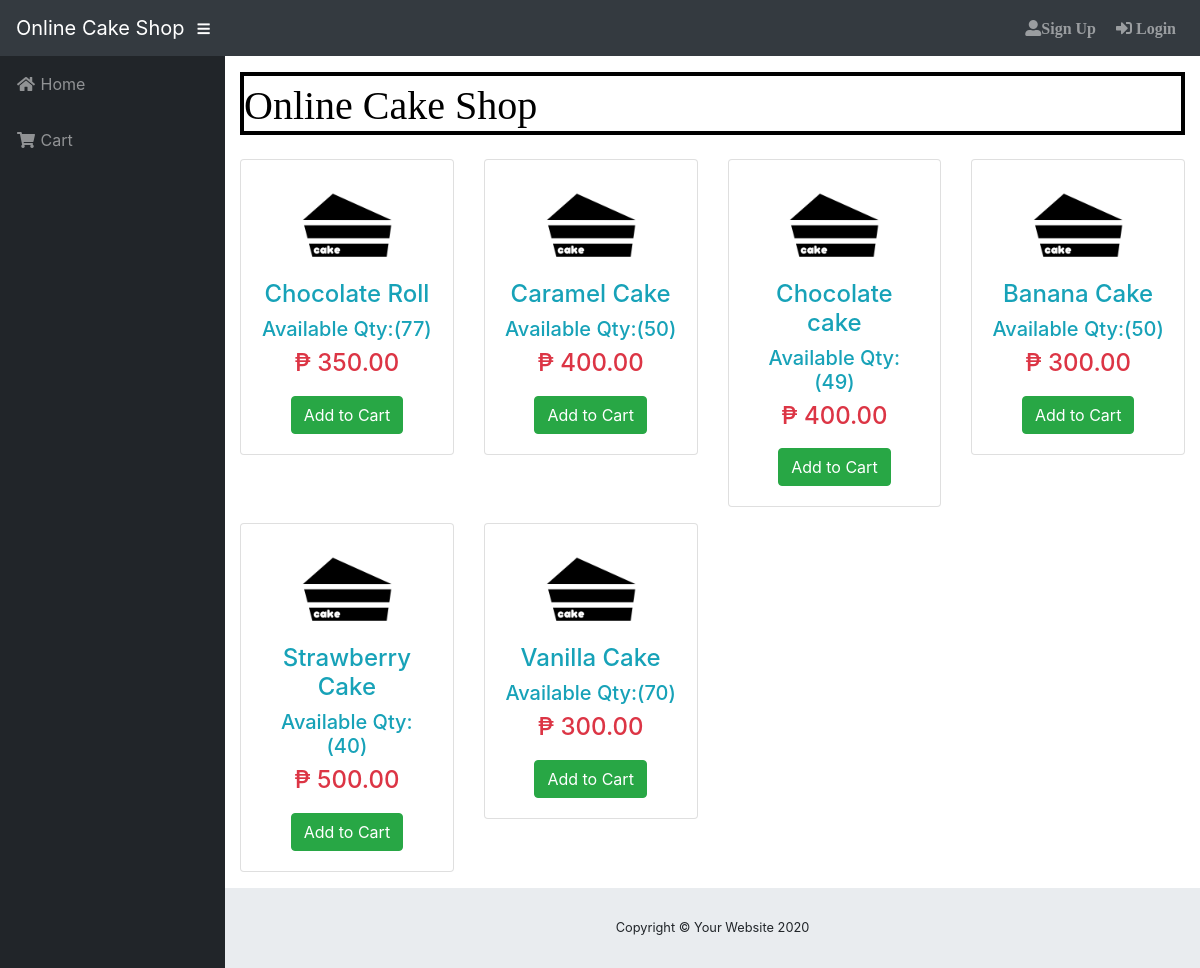
The page / on the database its author committed.
### tables this page shows
CREATE TABLE `tblproducts` (
  `product_id` int(11) NOT NULL,
  `product_name` varchar(50) NOT NULL,
  `quantity` int(11) NOT NULL DEFAULT 1,
  `available` int(11) NOT NULL DEFAULT 1,
  `price` int(20) NOT NULL,
  `profit` int(22) NOT NULL,
  `selling_price` int(22) NOT NULL,
  `date_in` varchar(50) NOT NULL,
  `category_id` int(11) NOT NULL,
  `supplier_id` int(11) NOT NULL,
  `user_id` int(11) NOT NULL,
  `product_code` varchar(11) NOT NULL,
  `status` varchar(200) NOT NULL
);

### includes/cakes.php (the view, shortened to what this page needs)
<div style="border: 4px solid black; width: 100%: padding: 1px;">
          <marquee behavior="alternate"­><h2 style="color: black; font-family: cursive; font-size: 40px;padding-top: 6px;padding-bottom: 0px;margin-bottom: 1px;">Online Cake Shop</h2></marquee>
     </div><br>
<!DOCTYPE html>
<html>
<head>
</head>
<body>
<div class="row">
  <?php
  $query = "SELECT * FROM tblproducts WHERE status='available' GROUP BY product_code";
$result = mysqli_query($db,$query);
if (mysqli_num_rows($result)>0)
{
 while ($row=mysqli_fetch_array($result))
{
   ?>
<div class="col-lg-3">
  <div class="card mb-3">
    <div class="card-body">
      <form method="post" action="index.php?action=add&id=<?php echo $row["product_code"]; ?>">
         <center><img src="img/cakes.jpg" style="width: 100px">
         <h4 class="text-info"><?php echo $row["product_name"]; ?></h4>
         <h5 class="text-info">Available Qty:(<?php echo $row["available"]; ?>)</h5>
         <h4 class="text-danger">&#8369 <?php echo $row["selling_price"]; ?>.00</h4>
       <input class="btn btn-success" type="submit" name="add_to_cart" value="Add to Cart" style="margin-top: 10px"></center>
     </form>
    </div>
  </div>
</div>
<?php
}
}
?>
</div>
</body>
</html>

### includes/header.php (shortened to what this page needs)
<!DOCTYPE html>
<html lang="en">
  <head>
    <link href="vendor/bootstrap/css/bootstrap.min.css" rel="stylesheet">
    <link href="vendor/fontawesome-free/css/all.min.css" rel="stylesheet" type="text/css">
    <link href="vendor/datatables/dataTables.bootstrap4.css" rel="stylesheet">
    <link href="css/sb-admin.css" rel="stylesheet">
     <link href="css/cart_style.css" rel="stylesheet">
  </head>
  <body id="page-top">
    <nav class="navbar navbar-expand navbar-dark bg-dark static-top">
      <a class="navbar-brand mr-1" href="index.php">Online Cake Shop</a>
      <button class="btn btn-link btn-sm text-white order-1 order-sm-0" id="sidebarToggle" href="#">
        <i class="fas fa-bars"></i>
      </button>
      <ul class="navbar-nav ml-auto ml-md-0">
        <li class="nav-item dropdown no-arrow mx-1">
              <?php
     if (isset($_SESSION['userid'])) {
       if ($_SESSION['position']=='Admin'){
      echo '<a class="nav-link " href="admin.php"><i class=" fas fa-user-circle" >'.$_SESSION['fname'].' '.$_SESSION['lname'].'</i></a>';
      }elseif ($_SESSION['position']=='Customer') {
      echo '<a class="nav-link " href="#"><i class=" fas fa-user-circle" >'.$_SESSION['fname'].' '.$_SESSION['lname'].'</i></a>';
      }
     }else{
      echo '<a class="nav-link " href="register.php"><i class="fas fa-user-alt ">Sign Up</i></a>';
     }
      ?>
        </li>
            <?php
     if (isset($_SESSION['userid'])) {
      echo '<a class="nav-link " href="#" data-toggle="modal" data-target="#logoutModal"><i class=" fas fa-sign-out-alt" >Logout</i></a>';
     }else{
      echo '
          <a class="nav-link " href="login.php" id="userDropdown">
            <i class=" fas fa-sign-in-alt" > Login</i>
          </a>
       ' ;
     }
      ?>
      </ul>
    </nav>

### includes/sidebar.php
<?php
        if (isset($_SESSION['userid'])) {
          if ($_SESSION['position']=='Admin') {
           echo '<div id="wrapper">
         <ul class="sidebar navbar-nav">
        <li class="nav-item">
          <a class="nav-link" href="index.php">
            <i class="fas fa-fw fa-home"></i>
            <span>Home</span>
          </a>
        </li>
        <li class="nav-item">
          <a title="Customers" class="nav-link" href="customer.php">
            <i class="fas fa-fw fa-user-friends"></i>
            <span>Customers</span></a>
        </li>
        <li class="nav-item">
          <a title="Products" class="nav-link" href="product.php">
            <i class="fas fa-fw fa-birthday-cake"></i>
            <span>Products</span></a>
        </li>
        <li class="nav-item">
          <a title="Supplier" class="nav-link" href="supplier.php">
            <i class="fas fa-fw fa-user-tie"></i>
            <span>Supplier</span></a>
        </li>
        <li class="nav-item">
          <a title="Transaction" class="nav-link" href="detail.php">
            <i class="fas fa-fw fa-table"></i>
            <span>Transaction</span></a>
        </li>
                <li class="nav-item">
          <a title="Admins" class="nav-link" href="admin.php">
            <i class="fas fa-fw fa-user-secret"></i>
            <span>Admins</span></a>
        </li>
      </ul>
         <div id="content-wrapper">
        <div class="container-fluid">';
          }
          elseif ($_SESSION['position']=='Encoder') {
             echo '<div id="wrapper">
         <ul class="sidebar navbar-nav">
        <li class="nav-item">
          <a class="nav-link" href="index.php">
            <i class="fas fa-fw fa-home"></i>
            <span>Home</span>
          </a>
        </li>
        <li class="nav-item">
          <a class="nav-link" href="customer.php">
            <i class="fas fa-fw fa-user-friends"></i>
            <span>Customers</span></a>
        </li>
        <li class="nav-item">
          <a class="nav-link" href="product.php">
            <i class="fas fa-fw fa-birthday-cake"></i>
            <span>Products</span></a>
        </li>
        <li class="nav-item">
          <a class="nav-link" href="supplier.php">
            <i class="fas fa-fw fa-user-tie"></i>
            <span>Supplier</span></a>
        </li>
        <li class="nav-item">
          <a class="nav-link" href="tdetailtable.php">
            <i class="fas fa-fw fa-table"></i>
            <span>Transaction</span></a>
        </li>
      </ul>
         <div id="content-wrapper">
        <div class="container-fluid">';
         }elseif ($_SESSION['position']=='Customer') {
            echo '<div id="wrapper">
         <ul class="sidebar navbar-nav">
        <li class="nav-item">
          <a class="nav-link" href="index.php">
            <i class="fas fa-fw fa-home"></i>
            <span>Home</span>
          </a>
        </li>
        <li class="nav-item">
          <a title="Order" class="nav-link" href="cart.php">
            <i class="fas fa-fw fa-shopping-cart"></i>
            <span>Cart</span></a>
        </li>
        <li class="nav-item">
          <a title="List of Orders" class="nav-link" href="order.php">
            <i class="fas fa-fw fa-th-list"></i>
            <span>List of Orders</span></a>
        </li>
      </ul>
         <div id="content-wrapper">
        <div class="container-fluid">';
          }
        }
          else{
          echo '<div id="wrapper">
           <ul class="sidebar navbar-nav">
        <li class="nav-item">
          <a class="nav-link" href="index.php">
            <i class="fas fa-fw fa-home"></i>
            <span>Home</span>
          </a>
        </li>
        <li class="nav-item">
          <a class="nav-link" href="cart.php">
            <i class="fas fa-fw fa-shopping-cart"></i>
            <span>Cart</span></a>
        </li>
         </ul>
         <div id="content-wrapper">
        <div class="container-fluid">';
          }
         ?>

### index.php (shortened to what this page needs)
<?php include('includes/connection.php');?>
<?php include 'includes/header.php'; ?>
<?php include 'includes/sidebar.php'; ?>
<?php if (isset($_SESSION['userid'])) {
	 if ($_SESSION['position']=='Admin') {
		include 'includes/breadcrumbs.php';
	}elseif ($_SESSION['position']=='Customer') {
		include 'includes/cakes.php';
	}
}else{
	include 'includes/cakes.php';
}
?>
<?php include 'includes/footer.php'; ?>

### includes/footer.php (shortened to what this page needs)
  </div>
        <footer class="sticky-footer">
          <div class="container my-auto">
            <div class="copyright text-center my-auto">
              <span>Copyright © Your Website 2020</span>
            </div>
          </div>
        </footer>
      </div>
    </div>
  </body>
</html>

### css/sb-admin.css (style rules this page uses)
html { position: relative; min-height: 100%; }
body { height: 100%; }
#wrapper { display: -webkit-box; display: -ms-flexbox; display: flex; }
#wrapper #content-wrapper { overflow-x: hidden; width: 100%; padding-top: 1rem; padding-bottom: 80px; }
.sidebar { width: 90px !important; background-color: #212529; min-height: calc(100vh - 56px); }
.sidebar .nav-item:last-child { margin-bottom: 1rem; }
.sidebar .nav-item .nav-link { text-align: center; padding: 0.75rem 1rem; width: 90px; }
.sidebar .nav-item .nav-link span { font-size: 0.65rem; display: block; }
.sidebar .nav-item .nav-link { color: rgba(255, 255, 255, 0.5); }
@media (min-width: 768px) { .sidebar { width: 225px !important; } }
@media (min-width: 768px) { .sidebar .nav-item .nav-link { display: block; width: 100%; text-align: left; padding: 1rem; width: 225px; } }
@media (min-width: 768px) { .sidebar .nav-item .nav-link span { font-size: 1rem; display: inline; } }
:root { --input-padding-x: 0.75rem; --input-padding-y: 0.75rem; }
footer.sticky-footer { display: -webkit-box; display: -ms-flexbox; display: flex; position: absolute; right: 0; bottom: 0; width: calc(100% - 90px); height: 80px; background-color: #e9ecef; }
footer.sticky-footer .copyright { line-height: 1; font-size: 0.8rem; }
@media (min-width: 768px) { footer.sticky-footer { width: calc(100% - 225px); } }

### rows shown on the page
tblproducts: product_name "Chocolate Roll", available "77", selling_price "350"
tblproducts: product_name "Caramel Cake", available "50", selling_price "400"
tblproducts: product_name "Chocolate cake", available "49", selling_price "400"
tblproducts: product_name "Banana Cake", available "50", selling_price "300"
tblproducts: product_name "Strawberry Cake", available "40", selling_price "500"
tblproducts: product_name "Vanilla Cake", available "70", selling_price "300"
